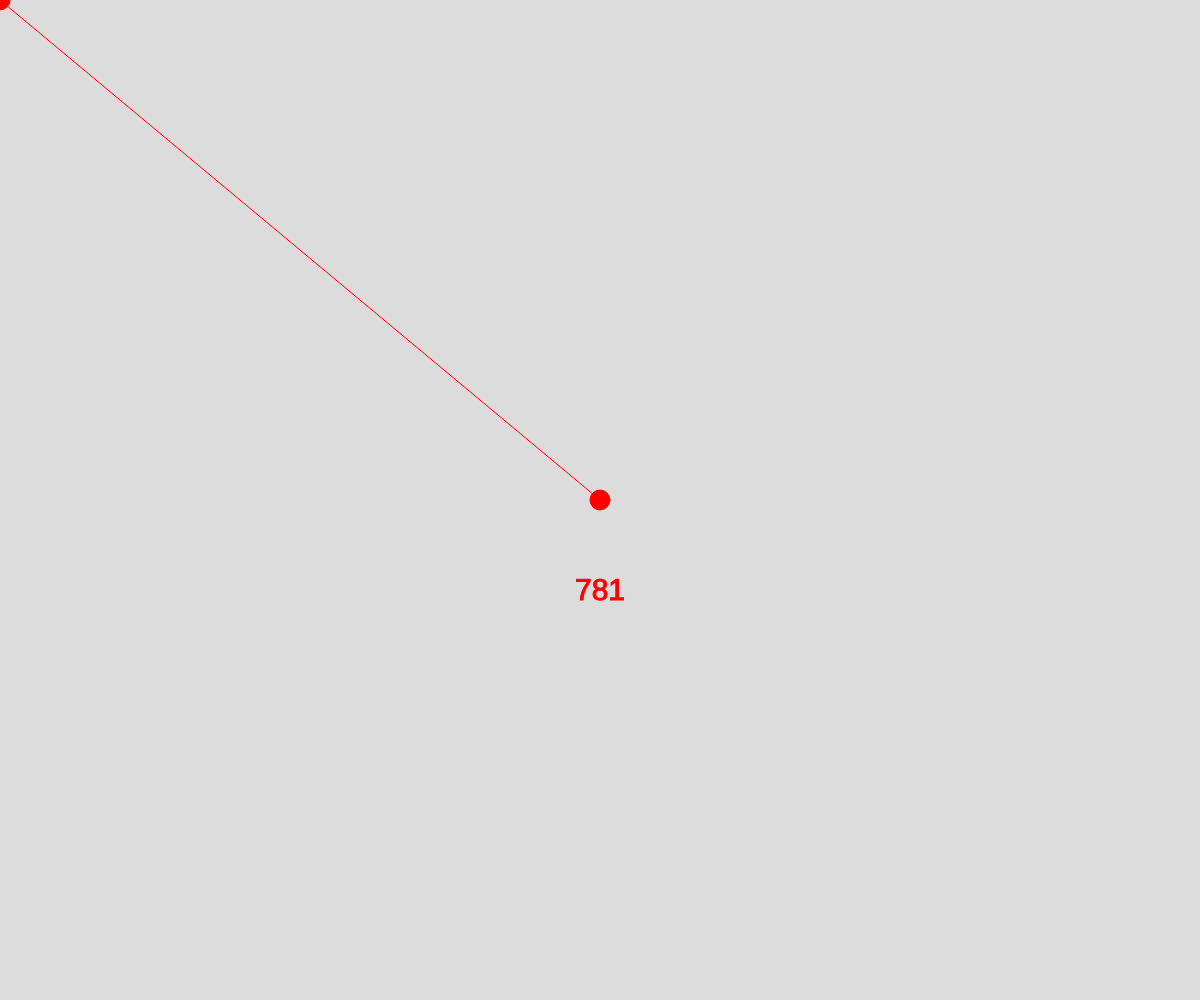
Frame 1 (no input)
Frame 60 (no input): identical to frame 1, image omitted
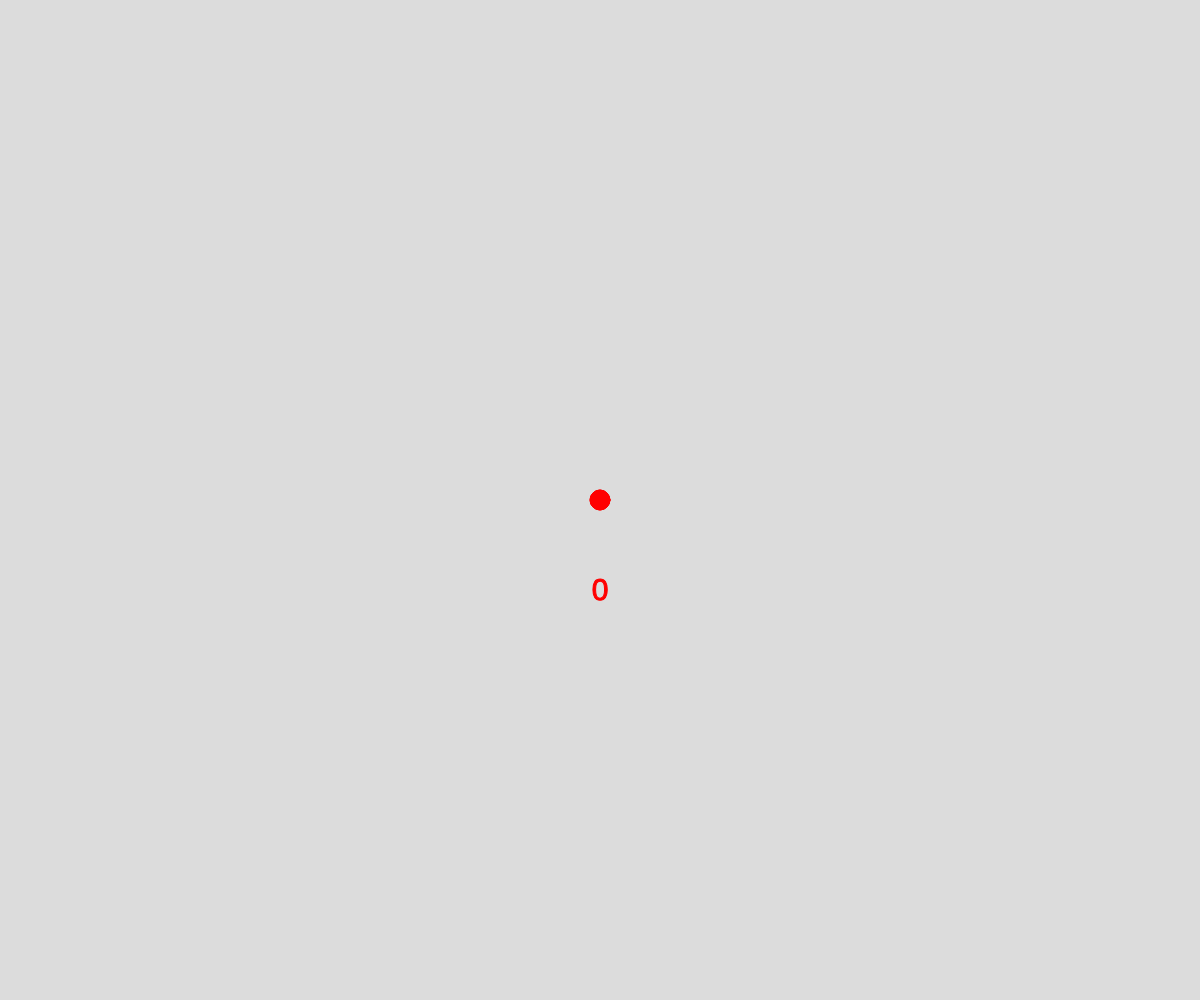
Frame 120 (the mouse pressed at the canvas centre since frame 60)

The p5.js sketch that drew these frames (run headless with seeded random() and noise() and a simulated clock; from frame 60 on, the mouse is pressed at the canvas centre):

// p5.js sketch
// ── sketch.js
// Mouse Distance
// Talha Ali Murad
// 20-09-2023
// arrays, maths, functions, scroll wheel, colors

// Global Variables
let colorArray = []; // red, green, blue, brown
let colorIndex = 0;  //  0     1     2      3

function createColours(){ // simplest function: no inputs, no return value
  colorArray.push(color("red"));
  colorArray.push(color(200, 100, 255));
  colorArray.push(color("blue"));
}

function mouseDistance(x1,y1,x2,y2){
  // given two ordered pairs, return the straightline distance between
  let a = Math.abs(x1-x2);
  let b = Math.abs(y1-y2);
  let c = Math.sqrt(a*a + b*b);
  return c;
}

function mouseWheel(){
  // up - negative, down - positive
  print(event.delta);
  if(event.delta < 0){ //up
    colorIndex += 1;
    if(colorIndex > colorArray.length-1){
      colorIndex = 0;
    }
  }
}

function drawNodes(){
  // draw two "nodes" (colors) at center and mouse
  // and connect with a single edge
  fill(colorArray[colorIndex]);
  stroke(colorArray[colorIndex]);
  circle(width/2,height/2, 20);
  circle(mouseX,mouseY, 20);
  line(width/2,height/2,mouseX,mouseY);
  let d = mouseDistance(mouseX,mouseY,width/2,height/2);
  textSize(30);
  textAlign(CENTER);
  text(round(d,1), width/2, height * 0.6);
}

function setup() {
  createCanvas(windowWidth, windowHeight);
  createColours();
}

function draw() {
  background(220);
  drawNodes();
}
